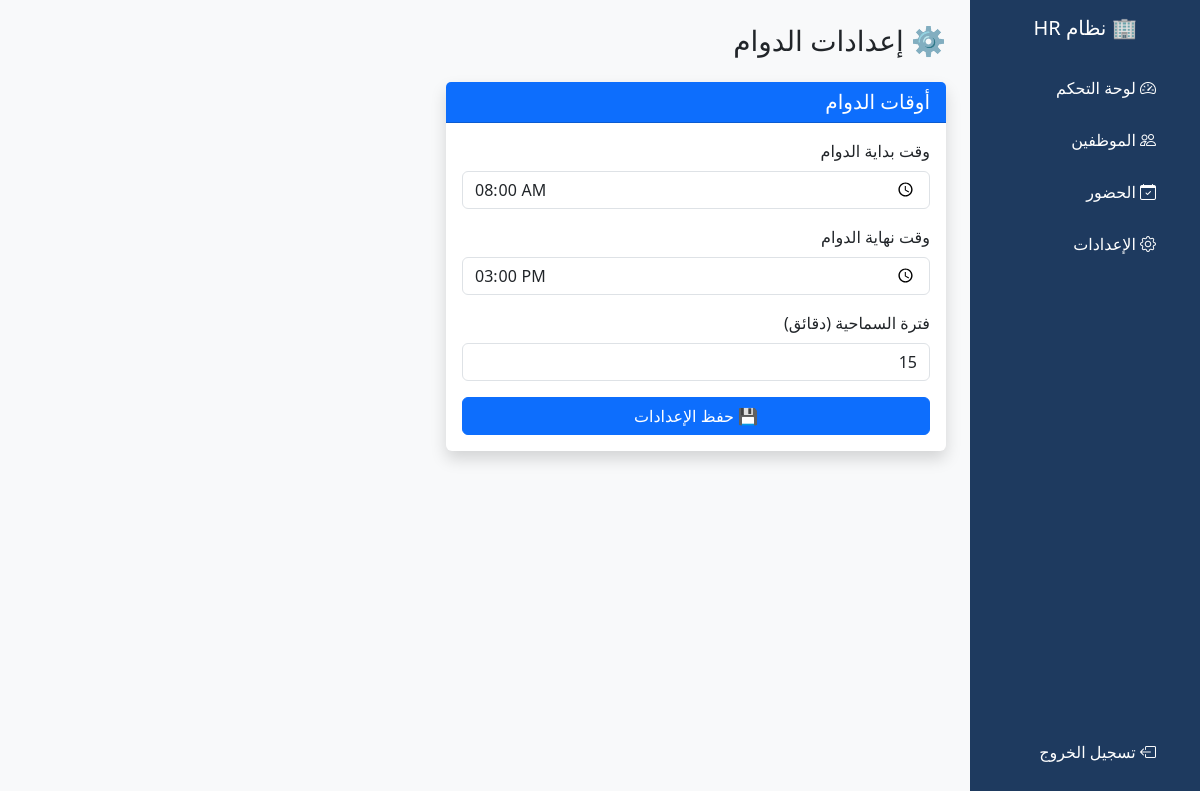
The app's page /settings/ (signed in) with its own data.
### employees/models.py (models this page shows, shortened)
class WorkSettings(models.Model):
    work_start = models.TimeField(default='09:00')
    work_end = models.TimeField(default='17:00')
    grace_period = models.IntegerField(default=15)
    class Meta:
        verbose_name = 'إعدادات الدوام'

### employees/views.py (the view)
# urls.py: path('settings/', views.work_settings, name='work_settings'),
@login_required
def work_settings(request):
    settings_obj = WorkSettings.objects.first()
    if not settings_obj:
        settings_obj = WorkSettings.objects.create()
    if request.method == 'POST':
        settings_obj.work_start = request.POST.get('work_start')
        settings_obj.work_end = request.POST.get('work_end')
        settings_obj.grace_period = request.POST.get('grace_period')
        settings_obj.save()
        return redirect('work_settings')
    return render(request, 'employees/work_settings.html', {'settings': settings_obj})

### employees/templates/employees/work_settings.html (shortened to what this page needs)
<!DOCTYPE html>
<html lang="ar" dir="rtl">
<head>
    <link href="https://cdn.jsdelivr.net/npm/bootstrap@5.3.0/dist/css/bootstrap.min.css" rel="stylesheet">
    <link href="https://cdn.jsdelivr.net/npm/bootstrap-icons@1.10.0/font/bootstrap-icons.css" rel="stylesheet">
</head>
<body class="bg-light">
<div class="d-flex">
    <div class="sidebar p-3" style="width: 230px;">
        <h5 class="text-white text-center mb-4">🏢 نظام HR</h5>
        <a href="{% url 'dashboard' %}"><i class="bi bi-speedometer2 me-2"></i> لوحة التحكم</a>
        <a href="{% url 'employee_list' %}"><i class="bi bi-people me-2"></i> الموظفين</a>
        <a href="{% url 'attendance_list' %}"><i class="bi bi-calendar-check me-2"></i> الحضور</a>
        <a href="{% url 'work_settings' %}"><i class="bi bi-gear me-2"></i> الإعدادات</a>
        <a href="{% url 'logout' %}" style="position: absolute; bottom: 20px;">
            <i class="bi bi-box-arrow-left me-2"></i> تسجيل الخروج
        </a>
    </div>
    <div class="flex-grow-1 p-4">
        <h3 class="mb-4">⚙️ إعدادات الدوام</h3>
        <div class="card shadow border-0" style="max-width: 500px;">
            <div class="card-header bg-primary text-white">
                <h5 class="mb-0">أوقات الدوام</h5>
            </div>
            <div class="card-body">
                <form method="post">
                    <div class="mb-3">
                        <label class="form-label">وقت بداية الدوام</label>
                        <input type="time" name="work_start" class="form-control"
                               value="{{ settings.work_start|time:'H:i' }}">
                    </div>
                    <div class="mb-3">
                        <label class="form-label">وقت نهاية الدوام</label>
                        <input type="time" name="work_end" class="form-control"
                               value="{{ settings.work_end|time:'H:i' }}">
                    </div>
                    <div class="mb-3">
                        <label class="form-label">فترة السماحية (دقائق)</label>
                        <input type="number" name="grace_period" class="form-control"
                               value="{{ settings.grace_period }}" min="0" max="60">
                    </div>
                    <button type="submit" class="btn btn-primary w-100">💾 حفظ الإعدادات</button>
                </form>
            </div>
        </div>
    </div>
</div>
</body>
</html>

### employees/templates/employees/work_settings.html (style rules this page uses)
.sidebar { min-height: 100vh; background: #1e3a5f; }
.sidebar a { color: #fff; text-decoration: none; display: block; padding: 12px 20px; border-radius: 8px; margin: 4px 0; }

### records on screen
WorkSettings: work_start "08:00", work_end "15:00", grace_period "15"
